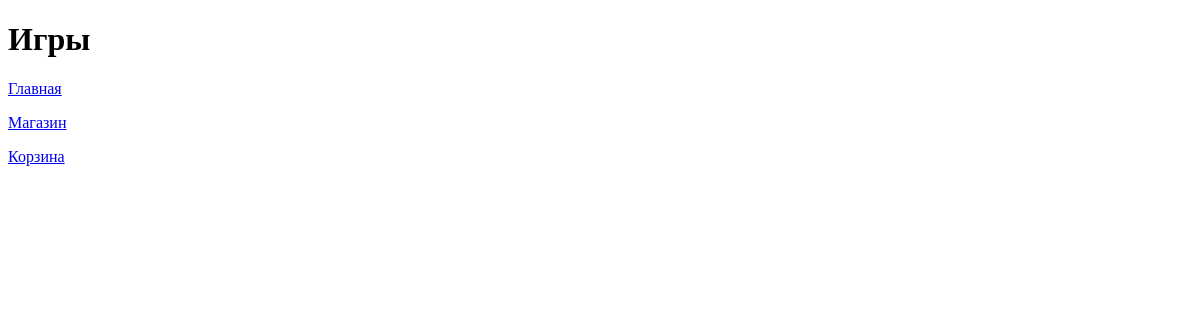
The page /platform/games/ on the database as committed earlier.
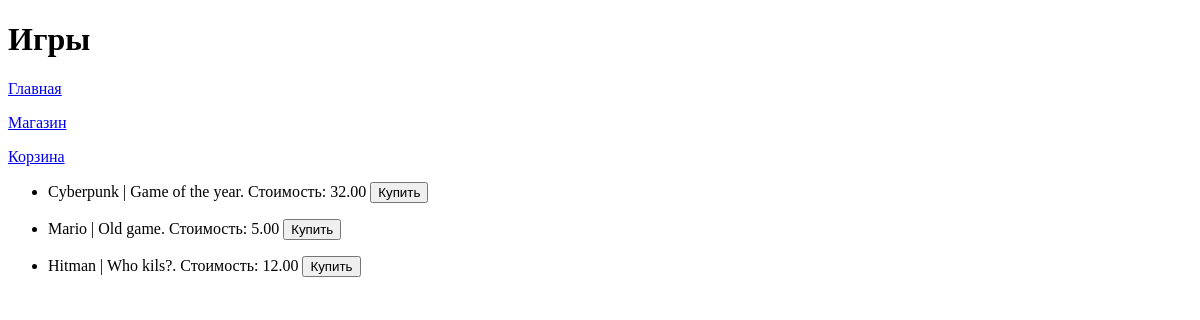
The same page on the database as committed later.
### task1/models.py (models this page shows, shortened)
class Game(models.Model):
    title = models.CharField(max_length=100)
    cost = models.DecimalField(max_digits=7, decimal_places=2)
    size = models.DecimalField(max_digits=7, decimal_places=3)
    description = models.TextField()
    age_limited = models.BooleanField(default=False)
    buyer = models.ManyToManyField(Buyer, related_name='username')

### task1/views.py (the view)
# urls.py: path('platform/games/', menu),
def menu(request):
    mydict = Game.objects.all().values()
    context = {
         'mydict': mydict,
    }
    return render(request, 'games.html', context)

### templates/games.html (shortened to what this page needs)
{% extends "menu.html" %}
{% block pagename %}
    <h1>Игры</h1>
{% endblock %}
{% block menu %}
    {{block.super}}
{% endblock %}
{% block content %}
    {% for game in mydict %}
        <ul>
            <li>{{ game.title }} | {{ game.description }}. Стоимость: {{ game.cost }} <button>Купить</button> </li>
        </ul>
    {% endfor %}
{% endblock %}

### templates/menu.html (shortened to what this page needs)
<!DOCTYPE html>
<html lang="en">
<head>
</head>
<body>
    <header>
        {% block pagename %}
        {% endblock %}
    </header>
    <nav>
        {% block menu %}
        <p><a href="http://127.0.0.1:8000/platform">Главная</a></p>
        <p><a href="http://127.0.0.1:8000/platform/games">Магазин</a></p>
        <p><a href="http://127.0.0.1:8000/platform/cart">Корзина</a></p>
        {% endblock %}
    </nav>
    <main>
        {% block content %}
        {% endblock %}
    </main>
</body>
</html>

Rows that differ between the two databases and show on the page:
added Game: title "Cyberpunk", description "Game of the year", cost "32.00"
added Game: title "Mario", description "Old game", cost "5.00"
added Game: title "Hitman", description "Who kils?", cost "12.00"
